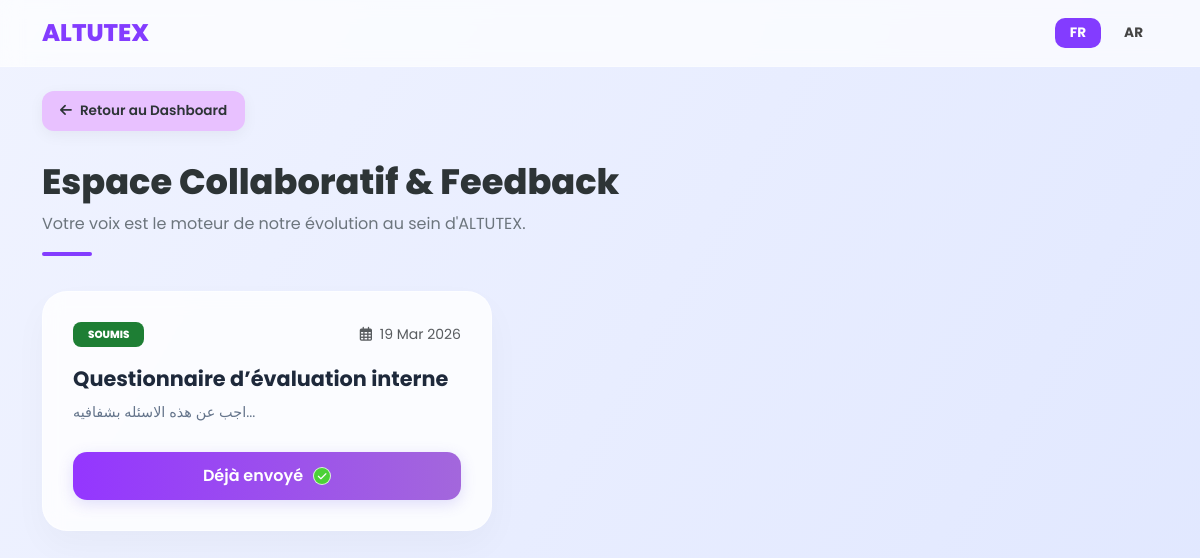
Page /index.php?action=enquetes (signed in) on the committed database.
### tables this page shows
CREATE TABLE `enquetes` (
  `id` int(11) unsigned NOT NULL AUTO_INCREMENT,
  `titre` varchar(255) NOT NULL,
  `description` text DEFAULT NULL,
  `date_creation` datetime DEFAULT current_timestamp(),
  `structure_json` longtext NOT NULL CHECK (json_valid(`structure_json`)),
  PRIMARY KEY (`id`)
);

### views/employe/liste_enquetes.php (the view, shortened to what this page needs)
<!DOCTYPE html>
<html lang="fr" id="mainHtml">
<head>
    <link href="https://cdn.jsdelivr.net/npm/bootstrap@5.3.0/dist/css/bootstrap.min.css" rel="stylesheet">
    <link rel="stylesheet" href="https://cdnjs.cloudflare.com/ajax/libs/font-awesome/6.4.0/css/all.min.css">
</head>
<body>
<nav class="navbar-altutex mb-4">
    <div class="container d-flex justify-content-between align-items-center">
        <a href="index.php" class="logo-text">ALTUTEX</a>
        <div class="d-flex gap-2">
            <div id="btn-fr" class="lang-toggle active" onclick="setLanguage('fr')">FR</div>
            <div id="btn-ar" class="lang-toggle" onclick="setLanguage('ar')">AR</div>
        </div>
    </div>
</nav>
<div class="container">
    <a href="index.php" class="btn-back">
        <i class="fas fa-arrow-left"></i> <span id="txt-back">Retour au Dashboard</span>
    </a>
    <div class="header-section">
        <h2 id="main-title">Espace Collaboratif & Feedback</h2>
        <p class="text-secondary" id="main-sub">Votre voix est le moteur de notre évolution au sein d'ALTUTEX.</p>
        <div class="line-accent"></div>
    </div>
    <div class="row g-4 mb-5">
        <?php foreach ($enquetes as $e):
            $stmt_check = $pdo->prepare("SELECT id FROM enquete_participations WHERE enquete_id = ? AND utilisateur_id = ?");
            $stmt_check->execute([$e['id'], $_SESSION['user_id']]);
            $dejaRepondu = $stmt_check->fetch();
        ?>
        <div class="col-md-5">
            <div class="enquete-card">
                <div class="d-flex justify-content-between align-items-center">
                    <?php if ($dejaRepondu): ?>
                        <span class="status-badge" id="badge-done">SOUMIS</span>
                    <?php else: ?>
                        <span class="status-badge" id="badge-new" style="background: #6c5ce7;">NOUVEAU</span>
                    <?php endif; ?>
                    <div class="text-muted small">
                        <i class="far fa-calendar-alt me-1"></i> <?= date('d M Y', strtotime($e['date_creation'])) ?>
                    </div>
                </div>
                <h4 class="card-title"><?= htmlspecialchars($e['titre']) ?></h4>
                <p class="card-desc"><?= htmlspecialchars(substr($e['description'], 0, 100)) ?>...</p>
                <?php if ($dejaRepondu): ?>
                    <div class="btn-done">
                        <span class="btn-txt-done">Déjà envoyé</span>
                        <div class="check-circle-icon"><i class="fas fa-check"></i></div>
                    </div>
                <?php else: ?>
                    <a href="index.php?action=repondre_enquete&id=<?= $e['id'] ?>" class="btn-participate">
                        <span class="btn-txt">Participer à l'enquête</span> <i class="fas fa-arrow-right"></i>
                    </a>
                <?php endif; ?>
            </div>
        </div>
        <?php endforeach; ?>
    </div>
</div>
</body>
</html>

### views/employe/liste_enquetes.php (style rules this page uses)
:root { --v-purple: #833cff; --v-gradient: linear-gradient(135deg, #9743ff 0%, #a29bfe 100%); --v-done-gradient: linear-gradient(90deg, #9436ff 0%, #a367dc 100%); --soft-bg: #f0f3ff; --text-dark: #2d3436; --glass-white: rgba(255, 255, 255, 0.8); }
body { background: linear-gradient(120deg, #f0f3ff 0%, #e0e7ff 100%); font-family: 'Poppins', sans-serif; color: #444; min-height: 100vh; }
.navbar-altutex { background: rgba(255, 255, 255, 0.7); backdrop-filter: blur(10px); padding: 15px 0; border-bottom: 1px solid rgba(255, 255, 255, 0.3); position: sticky; top: 0; z-index: 1000; }
.logo-text { font-size: 1.5rem; font-weight: 800; color: var(--v-purple); text-decoration: none; }
.btn-back { color: var(--text-dark); text-decoration: none; font-weight: 600; font-size: 0.85rem; display: inline-flex; align-items: center; gap: 8px; background: #e8c1ff; padding: 10px 18px; border-radius: 12px; box-shadow: 0 4px 15px rgba(0,0,0,0.05); margin-bottom: 30px; transition: 0.3s; }
.header-section h2 { font-weight: 800; color: var(--text-dark); font-size: 2.2rem; }
.line-accent { width: 50px; height: 4px; background: var(--v-purple); border-radius: 10px; margin-bottom: 35px; }
.enquete-card { background: var(--glass-white); backdrop-filter: blur(10px); border-radius: 25px; padding: 30px; border: 1px solid rgba(255, 255, 255, 0.5); box-shadow: 0 15px 35px rgba(0,0,0,0.03); height: 240px; max-width: 450px; display: flex; flex-direction: column; transition: 0.3s ease; position: relative; }
.status-badge { background: #1e7e34; color: white; font-size: 0.65rem; font-weight: 800; padding: 5px 15px; border-radius: 8px; text-transform: uppercase; }
.card-title { font-weight: 700; color: #1e293b; margin-top: 20px; font-size: 1.3rem; }
.card-desc { color: #64748b; font-size: 0.9rem; margin: 10px 0 25px 0; flex-grow: 1; }
.btn-done { background: var(--v-done-gradient); color: white; border-radius: 14px; padding: 12px; font-weight: 600; display: flex; align-items: center; justify-content: center; gap: 10px; cursor: default; text-decoration: none; box-shadow: 0 4px 15px rgba(108, 92, 231, 0.2); }
.check-circle-icon { background: #4cd137; color: white; border-radius: 50%; width: 18px; height: 18px; display: flex; align-items: center; justify-content: center; font-size: 10px; border: 1.5px solid rgba(255,255,255,0.8); }
.lang-toggle { cursor: pointer; padding: 5px 15px; border-radius: 10px; font-weight: 700; font-size: 0.85rem; }
.lang-toggle.active { background: var(--v-purple); color: white; }

### rows in the picture
enquetes: date_creation "19 Mar 2026", titre "Questionnaire d’évaluation interne", description "اجب عن هذه الاسئله بشفافيه"
